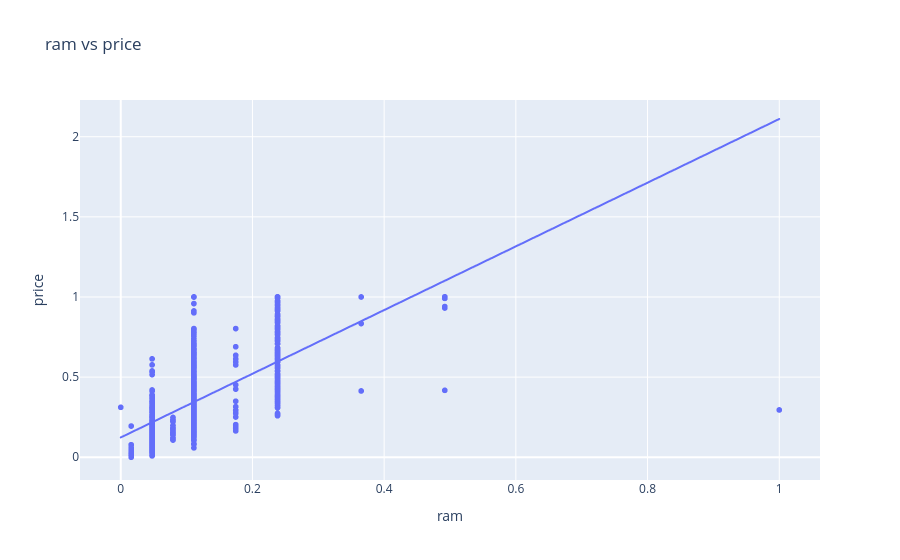

The notebook cell saved with this chart:
### Code cell
#Scatter plot + Regression Line#
import plotly.express as px

x_col = best_feature   
y_col = "price"

fig = px.scatter(
    train_df,
    x=x_col,
    y=y_col,
    trendline="ols",
    title=f"{x_col} vs {y_col}"
)
fig.show()

### Figure 1 — Plotly figure (JSON) as saved in the notebook; plotly's stock layout.template omitted (floating-point values rounded to 4 significant figures; data arrays with more than 128 entries replaced by an {"elided": "..."} marker saying what was removed)
{"data": [{"hovertemplate": "ram=%{x}<br>price=%{y}<extra></extra>", "legendgroup": "", "marker": {"color": "#636efa", "symbol": "circle"}, "mode": "markers", "name": "", "showlegend": false, "type": "scattergl", "x": {"elided": "1016 float values"}, "xaxis": "x", "y": {"elided": "1016 float values"}, "yaxis": "y"}, {"hovertemplate": "<b>OLS trendline</b><br>price = 1.98702 * ram + 0.123522<br>R<sup>2</sup>=0.464617<br><br>ram=%{x}<br>price=%{y} <b>(trend)</b><extra></extra>", "legendgroup": "", "marker": {"color": "#636efa", "symbol": "circle"}, "mode": "lines", "name": "", "showlegend": false, "type": "scattergl", "x": {"elided": "1016 float values"}, "xaxis": "x", "y": {"elided": "1016 float values"}, "yaxis": "y"}], "layout": {"legend": {"tracegroupgap": 0}, "title": {"text": "ram vs price"}, "xaxis": {"anchor": "y", "domain": [0, 1], "title": {"text": "ram"}}, "yaxis": {"anchor": "x", "domain": [0, 1], "title": {"text": "price"}}}}
